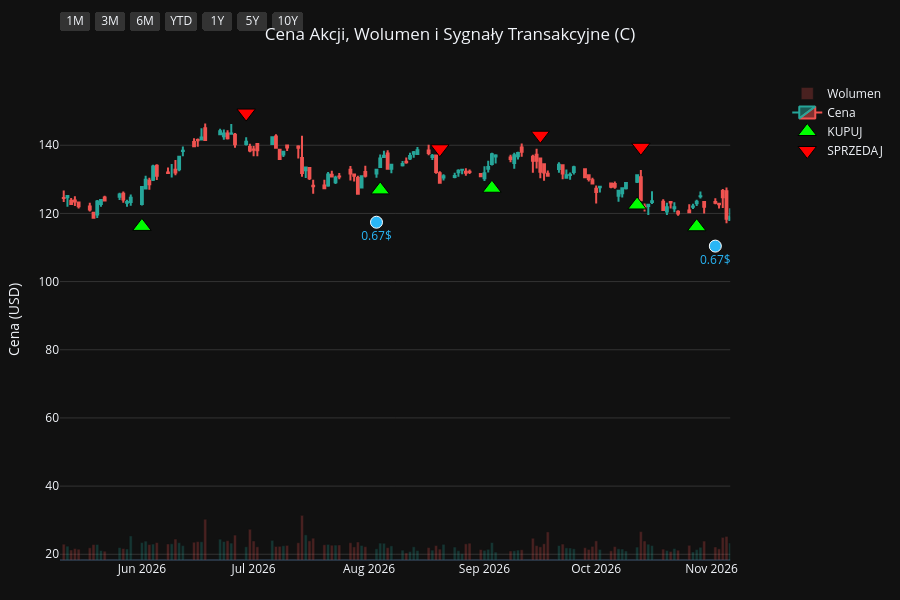
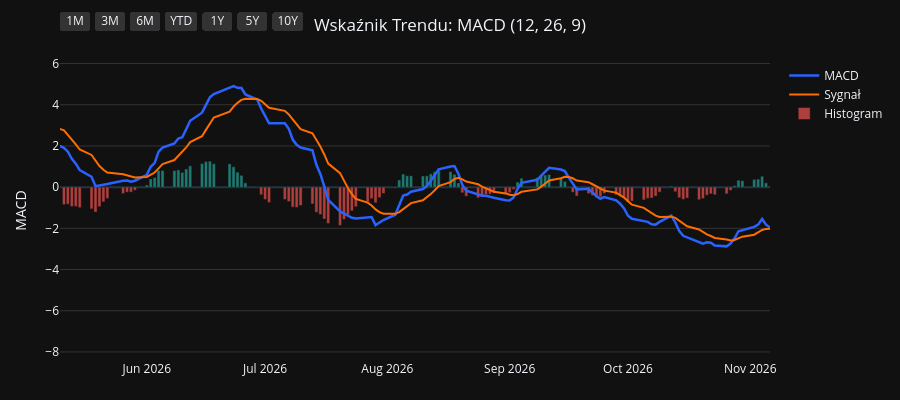
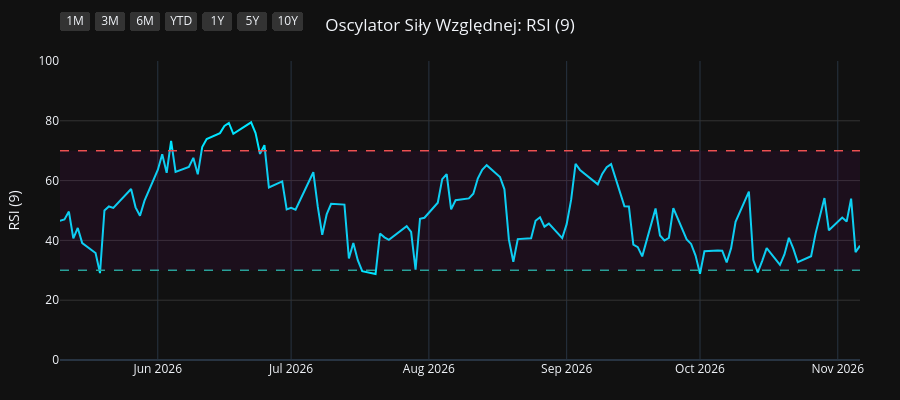
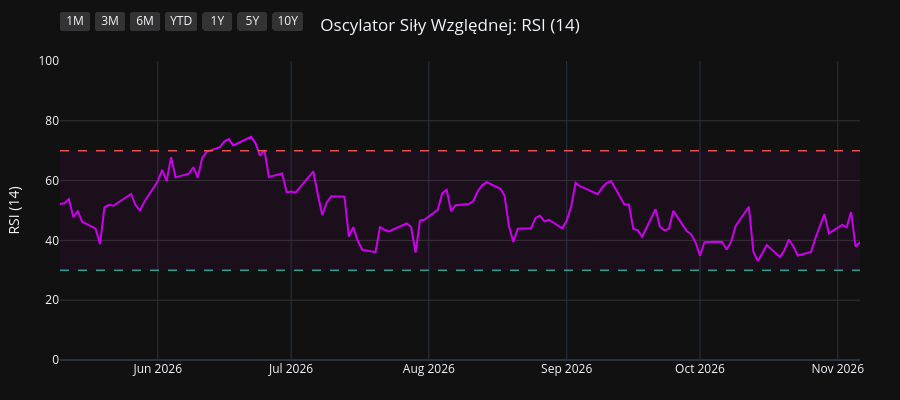

Here is the notebook cell these charts were saved with, in order:
### Code cell
import os
import yfinance as yf
import pandas as pd
import pandas_ta as ta
import plotly.graph_objects as go
from plotly.subplots import make_subplots

# 1. Pobranie i przygotowanie danych
symbol = os.environ.get("STOCK_TICKER", "").strip().upper()
if not symbol:
    raise RuntimeError("Set STOCK_TICKER before running price_extractor.ipynb")
df = yf.Ticker(symbol).history(period="10y")
df.index = df.index.tz_localize(None)

# Wskaźniki i sygnały
df.ta.macd(fast=12, slow=26, signal=9, append=True)
df.ta.rsi(length=9, append=True)
df.ta.rsi(length=14, append=True)
df.ta.rsi(length=21, append=True)
df.dropna(inplace=True)

macd = df['MACD_12_26_9']
signal = df['MACDs_12_26_9']
wczorajszy_macd = macd.shift(1)
wczorajszy_signal = signal.shift(1)

df['Decyzja'] = 'BRAK'
df.loc[(macd > signal) & (wczorajszy_macd <= wczorajszy_signal), 'Decyzja'] = 'KUPUJ'
df.loc[(macd < signal) & (wczorajszy_macd >= wczorajszy_signal), 'Decyzja'] = 'SPRZEDAJ'

df_kupuj = df[df['Decyzja'] == 'KUPUJ']
df_sprzedaj = df[df['Decyzja'] == 'SPRZEDAJ']
df_dywidendy = df[df['Dividends'] > 0]
df_splity = df[df['Stock Splits'] > 0]

# Wspólna konfiguracja osi X
konfiguracja_osi_x = dict(
    type="date",
    showspikes=True, spikemode="across", spikesnap="cursor", spikedash="dot", spikecolor="#ffffff", spikethickness=1, hoverformat="%Y-%m-%d",
    rangeselector=dict(
        buttons=list([
            dict(count=1, label="1M", step="month", stepmode="backward"),
            dict(count=3, label="3M", step="month", stepmode="backward"),
            dict(count=6, label="6M", step="month", stepmode="backward"),
            dict(count=1, label="YTD", step="year", stepmode="todate"),
            dict(count=1, label="1Y", step="year", stepmode="backward"),
            dict(count=5, label="5Y", step="year", stepmode="backward"),
            dict(step="all", label="10Y")
        ]),
        bgcolor="#333333", activecolor="#2962ff", x=0, y=1.1
    )
)

# ==========================================
# WYKRES 1: CENA + WOLUMEN + SYGNAŁY
# ==========================================
fig1 = make_subplots(specs=[[{"secondary_y": True}]])

kolory_wolumenu = ['#26a69a' if row['Close'] >= row['Open'] else '#ef5350' for index, row in df.iterrows()]
fig1.add_trace(go.Bar(x=df.index, y=df['Volume'], marker_color=kolory_wolumenu, opacity=0.25, name='Wolumen'), secondary_y=True)
fig1.add_trace(go.Candlestick(x=df.index, open=df['Open'], high=df['High'], low=df['Low'], close=df['Close'], name='Cena', increasing_line_color='#26a69a', decreasing_line_color='#ef5350'), secondary_y=False)
fig1.add_trace(go.Scatter(x=df_kupuj.index, y=df_kupuj['Low'] * 0.95, customdata=df_kupuj[['Low', 'High']], mode='markers', marker=dict(symbol='triangle-up', size=16, color='#00ff00', line=dict(width=1, color='black')), name='KUPUJ', hovertemplate='KUPUJ<br>Najniższa: %{customdata[0]:.2f}<br>Najwyższa: %{customdata[1]:.2f}<extra></extra>'), secondary_y=False)
fig1.add_trace(go.Scatter(x=df_sprzedaj.index, y=df_sprzedaj['High'] * 1.05, customdata=df_sprzedaj[['Low', 'High']], mode='markers', marker=dict(symbol='triangle-down', size=16, color='#ff0000', line=dict(width=1, color='black')), name='SPRZEDAJ', hovertemplate='SPRZEDAJ<br>Najniższa: %{customdata[0]:.2f}<br>Najwyższa: %{customdata[1]:.2f}<extra></extra>'), secondary_y=False)

if not df_dywidendy.empty:
    fig1.add_trace(go.Scatter(x=df_dywidendy.index, y=df_dywidendy['Low'] * 0.90, mode='markers+text', marker=dict(symbol='circle', size=12, color='#29b6f6', line=dict(width=1, color='white')), text=df_dywidendy['Dividends'].apply(lambda x: f"{x}$"), textposition="bottom center", name='Dywidenda', showlegend=False, hovertemplate='Dywidenda: %{text}<extra></extra>', textfont=dict(color="#29b6f6")), secondary_y=False)
if not df_splity.empty:
                    fig1.add_trace(go.Scatter(x=df_splity.index, y=df_splity['High'], mode='markers+text', marker=dict(symbol='star', size=16, color='#ffee58', line=dict(width=1, color='black')), text=df_splity['Stock Splits'].apply(lambda x: f"{x:g}:1" if x >= 1 else f"1:{1 / x:g}"), textposition="top center", name='Split', hovertemplate='%{text}<extra></extra>', textfont=dict(color="#ffee58")), secondary_y=False)

fig1.update_layout(title=dict(text=f"Cena Akcji, Wolumen i Sygnały Transakcyjne ({symbol})", x=0.5, xanchor='center'), dragmode='pan', xaxis_rangeslider_visible=False, template='plotly_dark', height=600, hovermode='x unified', margin=dict(l=60, r=40, t=60, b=40))
fig1.update_xaxes(**konfiguracja_osi_x)
fig1.update_xaxes(range=[df.index.max() - pd.Timedelta(days=180), df.index.max()])
fig1.update_yaxes(title_text="Cena (USD)", secondary_y=False, gridcolor='#333333')
fig1.update_yaxes(range=[0, df['Volume'].max() * 4], showgrid=False, showticklabels=False, secondary_y=True)
fig1.show(config={'scrollZoom': True})

# ==========================================
# WYKRES 2: WSKAŹNIK MACD
# ==========================================
fig2 = go.Figure()
fig2.add_trace(go.Scatter(x=df.index, y=df['MACD_12_26_9'], line=dict(color='#2962ff', width=2.5), name='MACD'))
fig2.add_trace(go.Scatter(x=df.index, y=df['MACDs_12_26_9'], line=dict(color='#ff6d00', width=2), name='Sygnał'))
kolory_macd = ['#26a69a' if val >= 0 else '#ef5350' for val in df['MACDh_12_26_9']]
fig2.add_trace(go.Bar(x=df.index, y=df['MACDh_12_26_9'], marker_color=kolory_macd, name='Histogram', opacity=0.7))
fig2.update_layout(title=dict(text="Wskaźnik Trendu: MACD (12, 26, 9)", x=0.5, xanchor='center'), dragmode='pan', xaxis_rangeslider_visible=False, template='plotly_dark', height=400, hovermode='x unified', margin=dict(l=60, r=40, t=60, b=40))
fig2.update_xaxes(**konfiguracja_osi_x)
fig2.update_xaxes(range=[df.index.max() - pd.Timedelta(days=180), df.index.max()])
fig2.update_yaxes(title_text="MACD", gridcolor='#333333')
fig2.show(config={'scrollZoom': True})

# ==========================================
# WYKRES 3: OSCYLATOR RSI (9)
# ==========================================
fig3 = go.Figure()
fig3.add_trace(go.Scatter(x=df.index, y=df['RSI_9'], line=dict(color='#00e5ff', width=2), name='RSI (9)'))
fig3.add_hline(y=70, line_dash="dash", line_color="#ef5350", line_width=1.5)
fig3.add_hline(y=30, line_dash="dash", line_color="#26a69a", line_width=1.5)
fig3.add_hrect(y0=30, y1=70, line_width=0, fillcolor="purple", opacity=0.1)
fig3.update_layout(title=dict(text="Oscylator Siły Względnej: RSI (9)", x=0.5, xanchor='center'), dragmode='pan', xaxis_rangeslider_visible=False, template='plotly_dark', height=400, hovermode='x unified', margin=dict(l=60, r=40, t=60, b=40))
fig3.update_xaxes(**konfiguracja_osi_x)
fig3.update_xaxes(range=[df.index.max() - pd.Timedelta(days=180), df.index.max()])
fig3.update_yaxes(title_text="RSI (9)", range=[0, 100], gridcolor='#333333')
fig3.show(config={'scrollZoom': True})

# ==========================================
# WYKRES 4: OSCYLATOR RSI (14)
# ==========================================
fig4 = go.Figure()
fig4.add_trace(go.Scatter(x=df.index, y=df['RSI_14'], line=dict(color='#d500f9', width=2), name='RSI (14)'))
fig4.add_hline(y=70, line_dash="dash", line_color="#ef5350", line_width=1.5)
fig4.add_hline(y=30, line_dash="dash", line_color="#26a69a", line_width=1.5)
fig4.add_hrect(y0=30, y1=70, line_width=0, fillcolor="purple", opacity=0.1)
fig4.update_layout(title=dict(text="Oscylator Siły Względnej: RSI (14)", x=0.5, xanchor='center'), dragmode='pan', xaxis_rangeslider_visible=False, template='plotly_dark', height=400, hovermode='x unified', margin=dict(l=60, r=40, t=60, b=40))
fig4.update_xaxes(**konfiguracja_osi_x)
fig4.update_xaxes(range=[df.index.max() - pd.Timedelta(days=180), df.index.max()])
fig4.update_yaxes(title_text="RSI (14)", range=[0, 100], gridcolor='#333333')
fig4.show(config={'scrollZoom': True})

# ==========================================
# WYKRES 5: OSCYLATOR RSI (21)
# ==========================================
fig5 = go.Figure()
fig5.add_trace(go.Scatter(x=df.index, y=df['RSI_21'], line=dict(color='#64dd17', width=2), name='RSI (21)'))
fig5.add_hline(y=70, line_dash="dash", line_color="#ef5350", line_width=1.5)
fig5.add_hline(y=30, line_dash="dash", line_color="#26a69a", line_width=1.5)
fig5.add_hrect(y0=30, y1=70, line_width=0, fillcolor="purple", opacity=0.1)
fig5.update_layout(title=dict(text="Oscylator Siły Względnej: RSI (21)", x=0.5, xanchor='center'), dragmode='pan', xaxis_rangeslider_visible=False, template='plotly_dark', height=400, hovermode='x unified', margin=dict(l=60, r=40, t=60, b=40))
fig5.update_xaxes(**konfiguracja_osi_x)
fig5.update_xaxes(range=[df.index.max() - pd.Timedelta(days=180), df.index.max()])
fig5.update_yaxes(title_text="RSI (21)", range=[0, 100], gridcolor='#333333')
fig5.show(config={'scrollZoom': True})

### Figure 1 — Plotly figure (JSON) as saved in the notebook; plotly's stock layout.template omitted (floating-point values rounded to 4 significant figures; data arrays with more than 128 entries replaced by an {"elided": "..."} marker saying what was removed)
{"data": [{"marker": {"color": {"elided": "2478 str values"}}, "name": "Wolumen", "opacity": 0.25, "type": "bar", "x": {"elided": "2478 str values"}, "xaxis": "x", "y": {"elided": "2478 int values"}, "yaxis": "y2"}, {"close": {"elided": "2478 float values"}, "decreasing": {"line": {"color": "#ef5350"}}, "high": {"elided": "2478 float values"}, "increasing": {"line": {"color": "#26a69a"}}, "low": {"elided": "2478 float values"}, "name": "Cena", "open": {"elided": "2478 float values"}, "type": "candlestick", "x": {"elided": "2478 str values"}, "xaxis": "x", "yaxis": "y"}, {"customdata": {"elided": "96x2 float values"}, "hovertemplate": "KUPUJ<br>Najniższa: %{customdata[0]:.2f}<br>Najwyższa: %{customdata[1]:.2f}<extra></extra>", "marker": {"color": "#00ff00", "line": {"color": "black", "width": 1}, "size": 16, "symbol": "triangle-up"}, "mode": "markers", "name": "KUPUJ", "type": "scatter", "x": ["2017-02-06T00:00:00", "2017-04-04T00:00:00", "2017-04-25T00:00:00", "2017-06-08T00:00:00", "2017-06-29T00:00:00", "2017-08-01T00:00:00", "2017-08-31T00:00:00", "2017-09-12T00:00:00", "2017-11-28T00:00:00", "2018-01-12T00:00:00", "2018-02-20T00:00:00", "2018-03-12T00:00:00", "2018-04-09T00:00:00", "2018-05-07T00:00:00", "2018-06-21T00:00:00", "2018-06-28T00:00:00", "2018-08-27T00:00:00", "2018-09-19T00:00:00", "2018-11-05T00:00:00", "2018-11-16T00:00:00", "2018-11-28T00:00:00", "2019-01-02T00:00:00", "2019-03-18T00:00:00", "2019-04-02T00:00:00", "2019-06-05T00:00:00", "2019-08-29T00:00:00", "2019-10-14T00:00:00", "2019-12-12T00:00:00", "2020-01-14T00:00:00", "2020-02-07T00:00:00", "2020-03-26T00:00:00", "2020-05-18T00:00:00", "2020-07-23T00:00:00", "2020-08-07T00:00:00", "2020-08-28T00:00:00", "2020-09-02T00:00:00", "2020-10-05T00:00:00", "2020-11-02T00:00:00", "2021-01-07T00:00:00", "2021-02-08T00:00:00", "2021-04-29T00:00:00", "2021-05-04T00:00:00", "2021-07-14T00:00:00", "2021-07-21T00:00:00", "2021-08-25T00:00:00", "2021-09-24T00:00:00", "2021-10-15T00:00:00", "2021-11-15T00:00:00", "2021-12-23T00:00:00", "2022-02-01T00:00:00", "2022-03-17T00:00:00", "2022-04-18T00:00:00", "2022-05-03T00:00:00", "2022-05-17T00:00:00", "2022-07-07T00:00:00", "2022-07-15T00:00:00", "2022-10-13T00:00:00", "2022-12-30T00:00:00", "2023-03-06T00:00:00", "2023-03-29T00:00:00", "2023-05-18T00:00:00", "2023-06-02T00:00:00", "2023-07-13T00:00:00", "2023-07-18T00:00:00", "2023-09-01T00:00:00", "2023-10-09T00:00:00", "2023-11-02T00:00:00", "2024-01-02T00:00:00", "2024-01-30T00:00:00", "2024-02-23T00:00:00", "2024-03-06T00:00:00", "2024-04-24T00:00:00", "2024-06-25T00:00:00", "2024-08-16T00:00:00", "2024-09-19T00:00:00", "2024-10-30T00:00:00", "2024-11-06T00:00:00", "2025-01-07T00:00:00", "2025-02-18T00:00:00", "2025-03-20T00:00:00", "2025-04-17T00:00:00", "2025-06-06T00:00:00", "2025-06-24T00:00:00", "2025-07-15T00:00:00", "2025-08-28T00:00:00", "2025-09-11T00:00:00", "2025-10-27T00:00:00", "2025-11-26T00:00:00", "2026-01-05T00:00:00", "2026-02-06T00:00:00", "2026-03-19T00:00:00", "2026-06-01T00:00:00", "2026-08-04T00:00:00", "2026-09-03T00:00:00", "2026-10-12T00:00:00", "2026-10-28T00:00:00"], "xaxis": "x", "y": [40.35, 41.66, 42.22, 43.55, 46.75, 48.51, 48.02, 48.27, 50.64, 53.95, 54.39, 54.27, 49.31, 48.94, 47.9, 47.08, 51.27, 51.7, 48.21, 46.58, 45.78, 36.87, 47.78, 46.84, 47.57, 46.89, 51.61, 56.59, 60.59, 58.8, 32.39, 33.11, 38.93, 38.55, 39.63, 38.96, 34.0, 32.08, 51.39, 49.35, 57.22, 55.84, 53.33, 52.92, 57.38, 56.32, 56.96, 54.99, 48.1, 52.18, 44.5, 41.06, 40.1, 40.6, 38.08, 37.74, 33.01, 37.36, 43.83, 38.31, 39.07, 38.65, 40.17, 39.77, 35.67, 34.43, 34.42, 44.7, 48.03, 49.14, 49.37, 54.51, 54.11, 54.16, 54.4, 57.58, 61.85, 65.88, 76.19, 64.33, 56.39, 71.22, 73.43, 81.0, 89.32, 89.65, 91.69, 94.43, 111.0, 109.8, 99.95, 116.2, 126.9, 127.4, 122.5, 116.1], "yaxis": "y"}, {"customdata": {"elided": "95x2 float values"}, "hovertemplate": "SPRZEDAJ<br>Najniższa: %{customdata[0]:.2f}<br>Najwyższa: %{customdata[1]:.2f}<extra></extra>", "marker": {"color": "#ff0000", "line": {"color": "black", "width": 1}, "size": 16, "symbol": "triangle-down"}, "mode": "markers", "name": "SPRZEDAJ", "type": "scatter", "x": ["2017-03-15T00:00:00", "2017-04-10T00:00:00", "2017-05-31T00:00:00", "2017-06-22T00:00:00", "2017-07-13T00:00:00", "2017-08-10T00:00:00", "2017-09-05T00:00:00", "2017-10-12T00:00:00", "2017-12-14T00:00:00", "2018-02-02T00:00:00", "2018-03-01T00:00:00", "2018-03-14T00:00:00", "2018-05-01T00:00:00", "2018-05-23T00:00:00", "2018-06-25T00:00:00", "2018-08-10T00:00:00", "2018-09-04T00:00:00", "2018-10-01T00:00:00", "2018-11-14T00:00:00", "2018-11-20T00:00:00", "2018-12-06T00:00:00", "2019-02-08T00:00:00", "2019-03-22T00:00:00", "2019-05-07T00:00:00", "2019-07-17T00:00:00", "2019-09-30T00:00:00", "2019-11-13T00:00:00", "2020-01-07T00:00:00", "2020-01-17T00:00:00", "2020-02-21T00:00:00", "2020-05-13T00:00:00", "2020-06-15T00:00:00", "2020-07-31T00:00:00", "2020-08-18T00:00:00", "2020-09-01T00:00:00", "2020-09-10T00:00:00", "2020-10-28T00:00:00", "2020-12-14T00:00:00", "2021-01-19T00:00:00", "2021-03-19T00:00:00", "2021-04-30T00:00:00", "2021-06-08T00:00:00", "2021-07-16T00:00:00", "2021-08-20T00:00:00", "2021-08-31T00:00:00", "2021-10-13T00:00:00", "2021-10-21T00:00:00", "2021-11-16T00:00:00", "2022-01-21T00:00:00", "2022-02-17T00:00:00", "2022-04-01T00:00:00", "2022-05-02T00:00:00", "2022-05-12T00:00:00", "2022-06-09T00:00:00", "2022-07-14T00:00:00", "2022-08-19T00:00:00", "2022-11-28T00:00:00", "2023-02-03T00:00:00", "2023-03-07T00:00:00", "2023-04-27T00:00:00", "2023-05-19T00:00:00", "2023-06-22T00:00:00", "2023-07-17T00:00:00", "2023-08-02T00:00:00", "2023-09-26T00:00:00", "2023-10-20T00:00:00", "2023-12-29T00:00:00", "2024-01-10T00:00:00", "2024-02-07T00:00:00", "2024-02-26T00:00:00", "2024-04-04T00:00:00", "2024-05-23T00:00:00", "2024-07-22T00:00:00", "2024-09-06T00:00:00", "2024-10-18T00:00:00", "2024-11-01T00:00:00", "2024-12-11T00:00:00", "2025-02-03T00:00:00", "2025-02-20T00:00:00", "2025-04-03T00:00:00", "2025-05-23T00:00:00", "2025-06-13T00:00:00", "2025-07-14T00:00:00", "2025-07-31T00:00:00", "2025-09-02T00:00:00", "2025-09-30T00:00:00", "2025-11-17T00:00:00", "2026-01-02T00:00:00", "2026-01-08T00:00:00", "2026-02-12T00:00:00", "2026-04-27T00:00:00", "2026-06-29T00:00:00", "2026-08-20T00:00:00", "2026-09-16T00:00:00", "2026-10-13T00:00:00"], "xaxis": "x", "y": [48.05, 46.65, 48.04, 49.84, 52.48, 53.38, 53.23, 59.65, 59.35, 62.46, 59.99, 59.48, 53.95, 56.12, 53.09, 56.63, 57.18, 58.2, 52.91, 51.48, 48.33, 50.64, 51.21, 56.65, 58.28, 57.41, 61.96, 65.59, 67.33, 64.91, 35.51, 44.6, 42.76, 43.8, 43.83, 44.62, 35.35, 51.85, 56.15, 63.86, 63.57, 69.4, 60.09, 61.89, 63.83, 62.14, 63.24, 60.99, 57.15, 59.56, 48.03, 44.12, 42.8, 46.59, 40.16, 48.7, 44.45, 48.01, 48.56, 44.11, 44.01, 44.51, 43.9, 43.96, 39.1, 38.34, 49.81, 51.36, 53.29, 55.05, 61.12, 62.92, 64.51, 60.6, 63.62, 64.3, 73.33, 80.54, 84.72, 67.33, 74.57, 78.46, 88.93, 97.68, 97.17, 106.0, 103.2, 122.1, 125.9, 123.2, 133.8, 149.4, 139.0, 142.9, 139.4], "yaxis": "y"}, {"hovertemplate": "Dywidenda: %{text}<extra></extra>", "marker": {"color": "#29b6f6", "line": {"color": "white", "width": 1}, "size": 12, "symbol": "circle"}, "mode": "markers+text", "name": "Dywidenda", "showlegend": false, "text": ["0.16$", "0.16$", "0.32$", "0.32$", "0.32$", "0.32$", "0.45$", "0.45$", "0.45$", "0.45$", "0.51$", "0.51$", "0.51$", "0.51$", "0.51$", "0.51$", "0.51$", "0.51$", "0.51$", "0.51$", "0.51$", "0.51$", "0.51$", "0.51$", "0.51$", "0.51$", "0.53$", "0.53$", "0.53$", "0.53$", "0.56$", "0.56$", "0.56$", "0.56$", "0.6$", "0.6$", "0.6$", "0.6$", "0.67$", "0.67$"], "textfont": {"color": "#29b6f6"}, "textposition": "bottom center", "type": "scatter", "x": ["2017-02-02T00:00:00", "2017-04-27T00:00:00", "2017-08-03T00:00:00", "2017-11-03T00:00:00", "2018-02-02T00:00:00", "2018-05-04T00:00:00", "2018-08-03T00:00:00", "2018-11-02T00:00:00", "2019-02-01T00:00:00", "2019-05-03T00:00:00", "2019-08-02T00:00:00", "2019-11-01T00:00:00", "2020-01-31T00:00:00", "2020-05-01T00:00:00", "2020-07-31T00:00:00", "2020-10-30T00:00:00", "2021-01-29T00:00:00", "2021-04-30T00:00:00", "2021-07-30T00:00:00", "2021-10-29T00:00:00", "2022-02-04T00:00:00", "2022-04-29T00:00:00", "2022-07-29T00:00:00", "2022-11-04T00:00:00", "2023-02-03T00:00:00", "2023-04-28T00:00:00", "2023-08-04T00:00:00", "2023-11-03T00:00:00", "2024-02-02T00:00:00", "2024-05-03T00:00:00", "2024-08-05T00:00:00", "2024-11-04T00:00:00", "2025-02-03T00:00:00", "2025-05-05T00:00:00", "2025-08-04T00:00:00", "2025-11-03T00:00:00", "2026-02-02T00:00:00", "2026-05-04T00:00:00", "2026-08-03T00:00:00", "2026-11-02T00:00:00"], "xaxis": "x", "y": [36.82, 39.39, 45.67, 49.8, 52.06, 45.56, 49.0, 45.21, 44.14, 48.91, 46.9, 51.12, 52.75, 32.61, 35.97, 29.86, 42.91, 53.25, 50.74, 52.42, 49.67, 37.19, 40.25, 35.0, 40.35, 37.16, 37.2, 34.36, 45.92, 51.73, 45.51, 53.39, 66.43, 60.3, 80.23, 87.34, 101.6, 111.0, 117.4, 110.4], "yaxis": "y"}], "layout": {"dragmode": "pan", "height": 600, "hovermode": "x unified", "margin": {"b": 40, "l": 60, "r": 40, "t": 60}, "title": {"text": "Cena Akcji, Wolumen i Sygnały Transakcyjne (C)", "x": 0.5, "xanchor": "center"}, "xaxis": {"anchor": "y", "domain": [0.0, 0.94], "hoverformat": "%Y-%m-%d", "range": ["2026-05-10T00:00:00", "2026-11-06T00:00:00"], "rangeselector": {"activecolor": "#2962ff", "bgcolor": "#333333", "buttons": [{"count": 1, "label": "1M", "step": "month", "stepmode": "backward"}, {"count": 3, "label": "3M", "step": "month", "stepmode": "backward"}, {"count": 6, "label": "6M", "step": "month", "stepmode": "backward"}, {"count": 1, "label": "YTD", "step": "year", "stepmode": "todate"}, {"count": 1, "label": "1Y", "step": "year", "stepmode": "backward"}, {"count": 5, "label": "5Y", "step": "year", "stepmode": "backward"}, {"label": "10Y", "step": "all"}], "x": 0, "y": 1.1}, "rangeslider": {"visible": false}, "showspikes": true, "spikecolor": "#ffffff", "spikedash": "dot", "spikemode": "across", "spikesnap": "cursor", "spikethickness": 1, "type": "date"}, "yaxis": {"anchor": "x", "domain": [0.0, 1.0], "gridcolor": "#333333", "title": {"text": "Cena (USD)"}}, "yaxis2": {"anchor": "x", "overlaying": "y", "range": [0, 346264800], "showgrid": false, "showticklabels": false, "side": "right"}}}

### Figure 2 — Plotly figure (JSON) as saved in the notebook; plotly's stock layout.template omitted (floating-point values rounded to 4 significant figures; data arrays with more than 128 entries replaced by an {"elided": "..."} marker saying what was removed)
{"data": [{"line": {"color": "#2962ff", "width": 2.5}, "name": "MACD", "type": "scatter", "x": {"elided": "2478 str values"}, "y": {"elided": "2478 float values"}}, {"line": {"color": "#ff6d00", "width": 2}, "name": "Sygnał", "type": "scatter", "x": {"elided": "2478 str values"}, "y": {"elided": "2478 float values"}}, {"marker": {"color": {"elided": "2478 str values"}}, "name": "Histogram", "opacity": 0.7, "type": "bar", "x": {"elided": "2478 str values"}, "y": {"elided": "2478 float values"}}], "layout": {"dragmode": "pan", "height": 400, "hovermode": "x unified", "margin": {"b": 40, "l": 60, "r": 40, "t": 60}, "title": {"text": "Wskaźnik Trendu: MACD (12, 26, 9)", "x": 0.5, "xanchor": "center"}, "xaxis": {"hoverformat": "%Y-%m-%d", "range": ["2026-05-10T00:00:00", "2026-11-06T00:00:00"], "rangeselector": {"activecolor": "#2962ff", "bgcolor": "#333333", "buttons": [{"count": 1, "label": "1M", "step": "month", "stepmode": "backward"}, {"count": 3, "label": "3M", "step": "month", "stepmode": "backward"}, {"count": 6, "label": "6M", "step": "month", "stepmode": "backward"}, {"count": 1, "label": "YTD", "step": "year", "stepmode": "todate"}, {"count": 1, "label": "1Y", "step": "year", "stepmode": "backward"}, {"count": 5, "label": "5Y", "step": "year", "stepmode": "backward"}, {"label": "10Y", "step": "all"}], "x": 0, "y": 1.1}, "rangeslider": {"visible": false}, "showspikes": true, "spikecolor": "#ffffff", "spikedash": "dot", "spikemode": "across", "spikesnap": "cursor", "spikethickness": 1, "type": "date"}, "yaxis": {"gridcolor": "#333333", "title": {"text": "MACD"}}}}

### Figure 3 — Plotly figure (JSON) as saved in the notebook; plotly's stock layout.template omitted (floating-point values rounded to 4 significant figures; data arrays with more than 128 entries replaced by an {"elided": "..."} marker saying what was removed)
{"data": [{"line": {"color": "#00e5ff", "width": 2}, "name": "RSI (9)", "type": "scatter", "x": {"elided": "2478 str values"}, "y": {"elided": "2478 float values"}}], "layout": {"dragmode": "pan", "height": 400, "hovermode": "x unified", "margin": {"b": 40, "l": 60, "r": 40, "t": 60}, "shapes": [{"line": {"color": "#ef5350", "dash": "dash", "width": 1.5}, "type": "line", "x0": 0, "x1": 1, "xref": "x domain", "y0": 70, "y1": 70, "yref": "y"}, {"line": {"color": "#26a69a", "dash": "dash", "width": 1.5}, "type": "line", "x0": 0, "x1": 1, "xref": "x domain", "y0": 30, "y1": 30, "yref": "y"}, {"fillcolor": "purple", "line": {"width": 0}, "opacity": 0.1, "type": "rect", "x0": 0, "x1": 1, "xref": "x domain", "y0": 30, "y1": 70, "yref": "y"}], "title": {"text": "Oscylator Siły Względnej: RSI (9)", "x": 0.5, "xanchor": "center"}, "xaxis": {"hoverformat": "%Y-%m-%d", "range": ["2026-05-10T00:00:00", "2026-11-06T00:00:00"], "rangeselector": {"activecolor": "#2962ff", "bgcolor": "#333333", "buttons": [{"count": 1, "label": "1M", "step": "month", "stepmode": "backward"}, {"count": 3, "label": "3M", "step": "month", "stepmode": "backward"}, {"count": 6, "label": "6M", "step": "month", "stepmode": "backward"}, {"count": 1, "label": "YTD", "step": "year", "stepmode": "todate"}, {"count": 1, "label": "1Y", "step": "year", "stepmode": "backward"}, {"count": 5, "label": "5Y", "step": "year", "stepmode": "backward"}, {"label": "10Y", "step": "all"}], "x": 0, "y": 1.1}, "rangeslider": {"visible": false}, "showspikes": true, "spikecolor": "#ffffff", "spikedash": "dot", "spikemode": "across", "spikesnap": "cursor", "spikethickness": 1, "type": "date"}, "yaxis": {"gridcolor": "#333333", "range": [0, 100], "title": {"text": "RSI (9)"}}}}

### Figure 4 — Plotly figure (JSON) as saved in the notebook; plotly's stock layout.template omitted (floating-point values rounded to 4 significant figures; data arrays with more than 128 entries replaced by an {"elided": "..."} marker saying what was removed)
{"data": [{"line": {"color": "#d500f9", "width": 2}, "name": "RSI (14)", "type": "scatter", "x": {"elided": "2478 str values"}, "y": {"elided": "2478 float values"}}], "layout": {"dragmode": "pan", "height": 400, "hovermode": "x unified", "margin": {"b": 40, "l": 60, "r": 40, "t": 60}, "shapes": [{"line": {"color": "#ef5350", "dash": "dash", "width": 1.5}, "type": "line", "x0": 0, "x1": 1, "xref": "x domain", "y0": 70, "y1": 70, "yref": "y"}, {"line": {"color": "#26a69a", "dash": "dash", "width": 1.5}, "type": "line", "x0": 0, "x1": 1, "xref": "x domain", "y0": 30, "y1": 30, "yref": "y"}, {"fillcolor": "purple", "line": {"width": 0}, "opacity": 0.1, "type": "rect", "x0": 0, "x1": 1, "xref": "x domain", "y0": 30, "y1": 70, "yref": "y"}], "title": {"text": "Oscylator Siły Względnej: RSI (14)", "x": 0.5, "xanchor": "center"}, "xaxis": {"hoverformat": "%Y-%m-%d", "range": ["2026-05-10T00:00:00", "2026-11-06T00:00:00"], "rangeselector": {"activecolor": "#2962ff", "bgcolor": "#333333", "buttons": [{"count": 1, "label": "1M", "step": "month", "stepmode": "backward"}, {"count": 3, "label": "3M", "step": "month", "stepmode": "backward"}, {"count": 6, "label": "6M", "step": "month", "stepmode": "backward"}, {"count": 1, "label": "YTD", "step": "year", "stepmode": "todate"}, {"count": 1, "label": "1Y", "step": "year", "stepmode": "backward"}, {"count": 5, "label": "5Y", "step": "year", "stepmode": "backward"}, {"label": "10Y", "step": "all"}], "x": 0, "y": 1.1}, "rangeslider": {"visible": false}, "showspikes": true, "spikecolor": "#ffffff", "spikedash": "dot", "spikemode": "across", "spikesnap": "cursor", "spikethickness": 1, "type": "date"}, "yaxis": {"gridcolor": "#333333", "range": [0, 100], "title": {"text": "RSI (14)"}}}}
